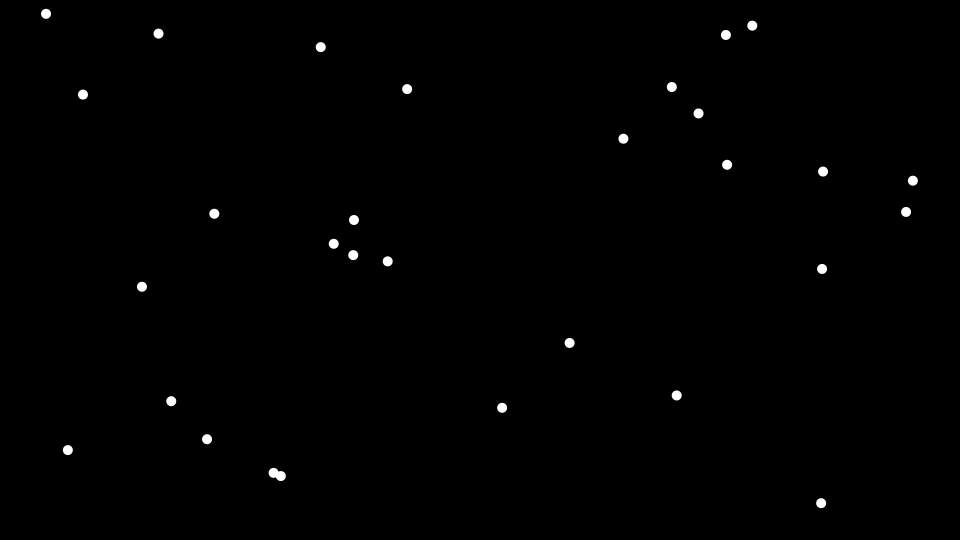
Frame 1 (no input)
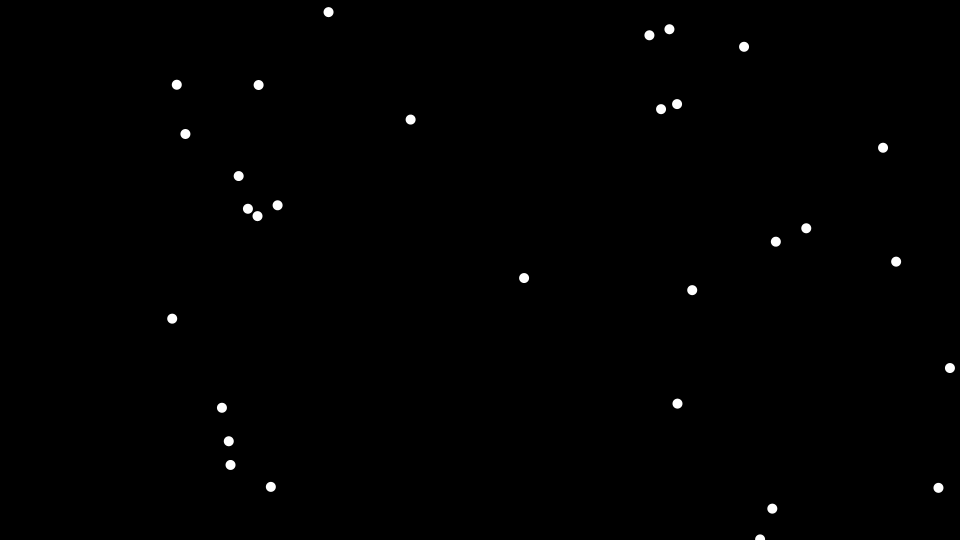
Frame 60 (the mouse pressed at the canvas centre just before this capture)
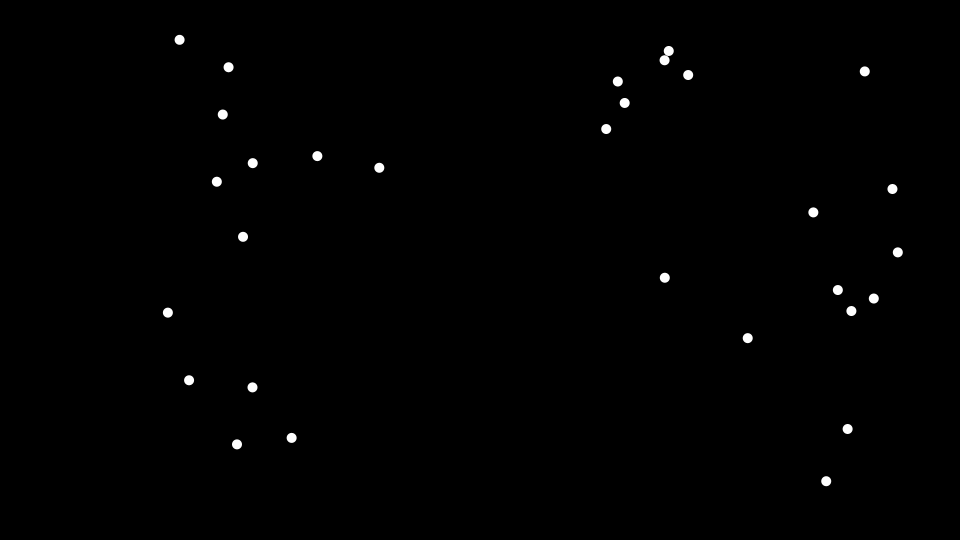
Frame 120 (the mouse held since frame 60 and released just before this capture)

The Processing sketch that drew these frames (run headless with seeded random() and noise(); from frame 60 on, the mouse is pressed at the canvas centre):

// Processing sketch: NodeGarden
// ── NodeGarden.pde
Ball[] particles;
static final int numParticles = 30;
float minDist = 100;
float springAmount = 0.001;

void setup() {
  size(960, 540);
  frameRate(30);
  initialize();
}

void initialize() {
  smooth();
  noStroke();
  
  particles = new Ball[numParticles];
  for(int i=0; i<numParticles; i++) {
    particles[i] = new Ball(5);
    particles[i].x = random(width);
    particles[i].y = random(height);
    particles[i].vx = random(6) - 3;
    particles[i].vy = random(6) - 3;
    particles[i].setFillColor(color(255, 255, 255));
  }
}

void draw() {
  background(0);

  for(int i=0; i<numParticles; i++){
    Ball particle = particles[i];   
    particle.x += particle.vx;
    particle.y += particle.vy;
    if(particle.x > width){
      particle.x = 0;
    }else if(particle.x < 0){
      particle.x = width;
    }
    if(particle.y > height){
      particle.y = 0;
    }else if(particle.y < 0){
      particle.y = height;
    }
    particle.update();
  }
  
  for(int i=0; i<numParticles; i++){
    Ball partA = particles[i];
    for(int j=i+1; j<numParticles; j++){
      Ball partB = particles[j];
      spring(partA, partB);
    }
  }
}

void spring(Ball partA, Ball partB) {
  float dx = partB.x - partA.x;
  float dy = partB.y - partA.y;
  float dist = sqrt(dx * dx + dy * dy);
  if(dist < minDist) {
    float ax = dx * springAmount;
    float ay = dy * springAmount;
    partA.vx += ax;
    partA.vy += ay;
    partB.vx -= ax;
    partB.vy -= ay;
  }
}

void checkCollision(Ball ball0, Ball ball1) {
  float dx = ball1.x - ball0.x;
  float dy = ball1.y - ball0.y;
  float dist = sqrt(dx*dx + dy*dy);
  
  if(dist < ball0.radius + ball1.radius){
    float angle = atan2(dy, dx);
    float sine = sin(angle);
    float cosine = cos(angle);
    
    Point pos0 = new Point(0, 0);
    Point pos1 = rotate(dx, dy, sine, cosine, true);
    Point vel0 = rotate(ball0.vx, ball0.vy, sine, cosine, true);
    Point vel1 = rotate(ball1.vx, ball1.vy, sine, cosine, true);
    
    float vxTotal = vel0.x - vel1.x;
    vel0.x = ((ball0.mass - ball1.mass) * vel0.x + 2 * ball1.mass * vel1.x) / (ball0.mass + ball1.mass);
    vel1.x = vxTotal + vel0.x;

    float absV = abs(vel0.x) + abs(vel1.x);
    float overlap = (ball0.radius + ball1.radius)  - abs(pos0.x - pos1.x);
    pos0.x += vel0.x / absV * overlap;
    pos1.x += vel1.x / absV * overlap;
    
    Point pos0F = rotate(pos0.x, pos0.y, sine, cosine, false);
    Point pos1F = rotate(pos1.x, pos1.y, sine, cosine, false);

    ball1.x = ball0.x + pos1F.x;
    ball1.y = ball0.y + pos1F.y;
    ball0.x = ball0.x + pos0F.x;
    ball0.y = ball0.y + pos0F.y;
    
    Point vel0F = rotate(vel0.x, vel0.y, sine, cosine, false);
    Point vel1F = rotate(vel1.x, vel1.y, sine, cosine,false);
    ball0.vx = vel0F.x;
    ball0.vy = vel0F.y;
    ball1.vx = vel1F.x;
    ball1.vy = vel1F.y;
  }
}

Point rotate(float x, float y, float sine, float cosine, Boolean reverse) {
  Point result = new Point(0, 0);
  if(reverse){
    result.x = x * cosine + y * sine;
    result.y = y * cosine - x * sine;
  }else{
    result.x = x * cosine - y * sine;
    result.y = y * cosine + x * sine;
  }
  return result;  
}

////////////////////////////////

class Ball extends Sprite {
  float radius;
  float vx, vy;
  float mass = 1;
  
  Ball(float radius){
    super();
    this.radius = radius;
  }
  
  void draw(){
    if(dist(mouseX, mouseY, x, y) < radius) {
      isRollOver = true;
    }else{
      isRollOver = false;
    }
    ellipse(0, 0, radius*2, radius*2);
  }
}

////////////////////////////////

class Sprite extends Object {
  float x, y;
  float scaleX, scaleY;
  float width, height;
  float rotation;
  boolean visible;
  color strokeColor;
  color fillColor;
  Boolean isStroke;
  Boolean isFill;
  Boolean isRollOver;
  Boolean locked;
  float xoff, yoff;
 
  Sprite() {
    super();
    scaleX = 1.0;
    scaleY = 1.0;
    strokeColor = color(0);
    fillColor = color(0);
    isStroke = false;
    isFill = false;
    isRollOver = false;
    locked = false;
    visible = true;
  }
  
  void update() {
    if(! visible) return;
    pushMatrix();
    if(locked){
      x = mouseX - xoff;
      y = mouseY - yoff;
    }  
    translate(x, y);
    scale(scaleX, scaleY);
    rotate(rotation * PI / 180.0);
    if(isStroke) stroke(strokeColor);
    if(isFill) fill(fillColor);
    draw();
    popMatrix();
  }
  
  void setStrokeColor(color strokeColor) {
    this.strokeColor = strokeColor;
    isStroke = true;
  }
  
  void setFillColor(color fillColor) {
    this.fillColor = fillColor;
    isFill = true;
  }
  
  void startDrag() {
    if(isRollOver){
      locked = true;
      xoff = mouseX - x;
      yoff = mouseY - y;
    }
  }
  
  void stopDrag() {
    locked = false;
  }
  
  void draw() {}
}

////////////////////////////////

class Point extends Object {
  float x, y;
  
  Point(float x, float y) {
    super();
    this.x = x;
    this.y = y;
  }
}

////////////////////////////////

class Object {
  Object() {}
}
